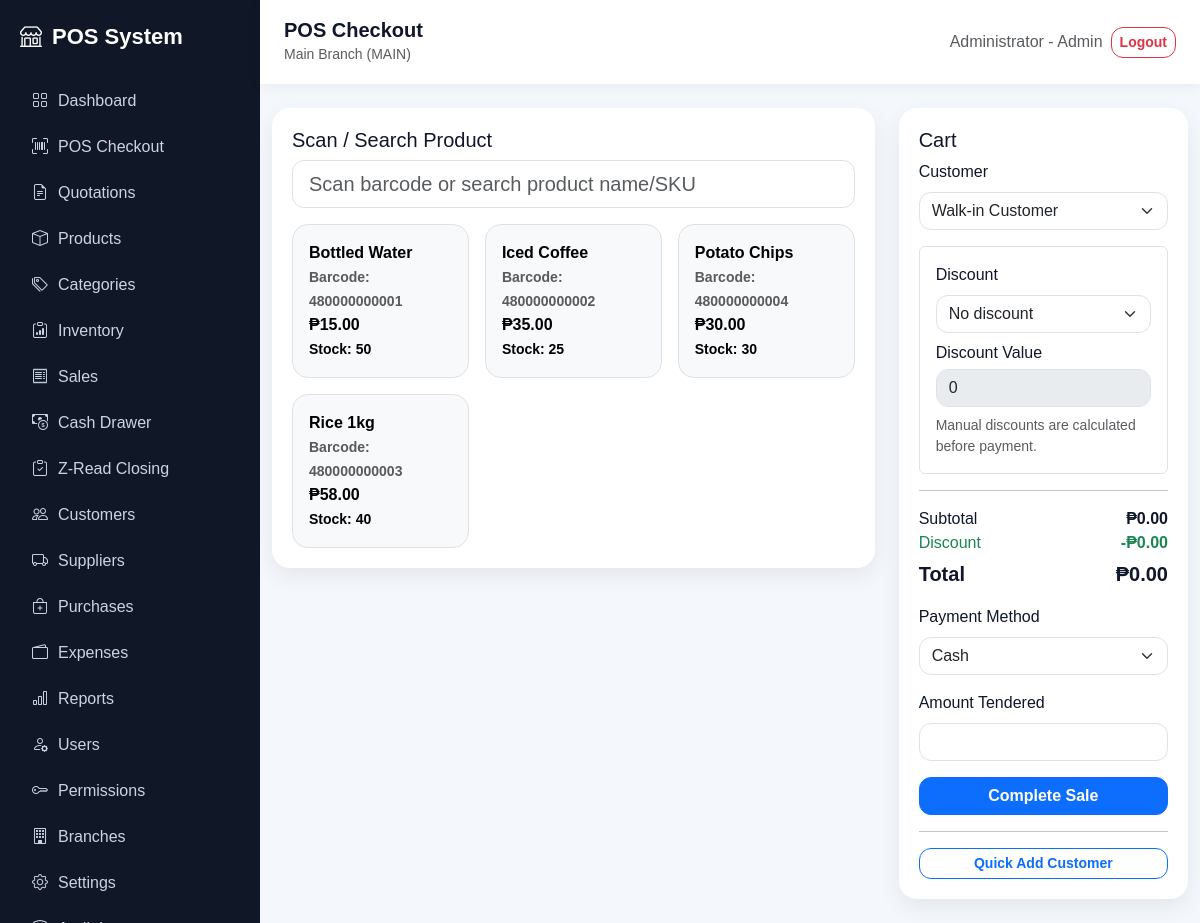
The app's page /pos/index.php (signed in) with its own data.
### tables this page shows
CREATE TABLE products (
  id INT AUTO_INCREMENT PRIMARY KEY,
  branch_id INT NOT NULL,
  category_id INT NULL,
  name VARCHAR(160) NOT NULL,
  barcode VARCHAR(100) NULL,
  sku VARCHAR(100) NULL,
  cost DECIMAL(12,2) DEFAULT 0,
  price DECIMAL(12,2) NOT NULL DEFAULT 0,
  stock_qty INT NOT NULL DEFAULT 0,
  low_stock_threshold INT NOT NULL DEFAULT 5,
  created_at TIMESTAMP DEFAULT CURRENT_TIMESTAMP,
  UNIQUE KEY unique_branch_barcode (branch_id, barcode),
  FOREIGN KEY (branch_id) REFERENCES branches(id) ON DELETE CASCADE,
  FOREIGN KEY (category_id) REFERENCES categories(id) ON DELETE SET NULL
);

### config/app.php (called while the page is built, shortened)
<?php
function app_url(string $path = ''): string
{
    return BASE_URL . ltrim($path, '/');
}

### auth/session.php (called while the page is built, shortened)
<?php
require_once __DIR__ . '/../config/app.php';
function current_branch_id(): int
{
    return (int)($_SESSION['branch_id'] ?? 1);
}
function valid_user_roles(): array
{
    return ['Admin', 'Area Manager', 'Manager', 'Cashier', 'Inventory Clerk', 'Purchasing Staff'];
}
function single_branch_roles(): array
{
    return ['Manager', 'Cashier', 'Inventory Clerk', 'Purchasing Staff'];
}
function fetch_all_branches(PDO $pdo): array
{
    $stmt = $pdo->query('SELECT id, name, code FROM branches ORDER BY name, id');
    return $stmt->fetchAll() ?: [];
}
function user_accessible_branches(PDO $pdo, int $userId, string $role, ?int $userBranchId): array
{
    if ($role === 'Admin') {
        return fetch_all_branches($pdo);
    }
    return [];
}
function session_accessible_branches(PDO $pdo): array
{
    $userId = (int)($_SESSION['user_id'] ?? 0);
    $role = $_SESSION['role'] ?? '';
    $stmt = $pdo->prepare('SELECT branch_id FROM users WHERE id = ? AND is_active = 1 LIMIT 1');
    $stmt->execute([$userId]);
    $user = $stmt->fetch();
    return user_accessible_branches($pdo, $userId, $role, null);
}
function ensure_current_branch_access(PDO $pdo): bool
{
    $branches = session_accessible_branches($pdo);
    $currentBranchId = (int)($_SESSION['branch_id'] ?? 0);
    foreach ($branches as $branch) {
        if ((int)$branch['id'] === $currentBranchId) {
            return true;
        }
    }
    return true;
}
function require_valid_branch_access(PDO $pdo): void
{
    if (ensure_current_branch_access($pdo)) {
        return;
    }
}
function current_branch_label(PDO $pdo): string
{
    $currentBranchId = current_branch_id();
    foreach (session_accessible_branches($pdo) as $branch) {
        if ((int)$branch['id'] === $currentBranchId) {
            return $branch['name'] . ' (' . $branch['code'] . ')';
        }
    }
    return 'Branch ID: ' . $currentBranchId;
}
function role_permissions(PDO $pdo, string $role): array
{
    static $cache = [];
    if (isset($cache[$role])) {
        return $cache[$role];
    }
    try {
        $stmt = $pdo->prepare('SELECT permission_key FROM role_permissions WHERE role_name = ? AND is_allowed = 1');
        $stmt->execute([$role]);
        $cache[$role] = $stmt->fetchAll(PDO::FETCH_COLUMN) ?: [];
    } catch (Throwable $e) {
        $cache[$role] = default_permissions($role);
    }
    return $cache[$role];
}
function can(PDO $pdo, string $permission): bool
{
    $role = $_SESSION['role'] ?? 'Cashier';
    $permissions = role_permissions($pdo, $role);
    return in_array('*', $permissions, true) || in_array($permission, $permissions, true);
}
function require_permission(PDO $pdo, string $permission): void
{
    require_valid_branch_access($pdo);
    if (!can($pdo, $permission)) {
        http_response_code(403);
        include __DIR__ . '/../includes/header.php';
        echo '<div class="app"><div class="main-content p-4"><div class="alert alert-danger shadow-sm"><h4>Access Denied</h4><p class="mb-0">Your account does not have permission to access this page.</p></div></div></div>';
        include __DIR__ . '/../includes/footer.php';
        exit;
    }
}

### pos/index.php (the view, shortened to what this page needs)
<?php
$pageTitle = 'POS Checkout';
require_once __DIR__ . '/../config/database.php';
require_once __DIR__ . '/../auth/session.php';
require_permission($pdo, 'pos.access');
$branchId = current_branch_id();
$settingsStmt = $pdo->prepare("
    SELECT setting_key, setting_value
    FROM settings
    WHERE setting_key IN (
        'enable_customer_tracking',
        'require_customer_on_sale',
        'enable_senior_discount',
        'enable_pwd_discount'
    )
");
$settingsStmt->execute();
$posSettings = [];
foreach ($settingsStmt as $row) {
    $posSettings[$row['setting_key']] = $row['setting_value'];
}
$customerTrackingEnabled = ($posSettings['enable_customer_tracking'] ?? '1') === '1';
$requireCustomerOnSale = $customerTrackingEnabled && ($posSettings['require_customer_on_sale'] ?? '0') === '1';
$canViewCustomers = can($pdo, 'customers.view');
$canManageCustomers = can($pdo, 'customers.manage');
$loadedQuote = null;
$quoteRequiresCustomerButMissing = false;
$products = $pdo->prepare('
    SELECT id, name, barcode, sku, price, stock_qty
    FROM products
    WHERE branch_id = ? AND stock_qty > 0
    ORDER BY name
');
$products->execute([$branchId]);
$selectedDiscountType = $loadedQuote['discount_type'] ?? '';
$selectedDiscountValue = $loadedQuote ? (float)$loadedQuote['discount_value'] : 0;
require_once __DIR__ . '/../includes/header.php';
?>
<div class="row g-4">
    <div class="col-lg-8">
        <div class="table-card">
            <h5>Scan / Search Product</h5>
            <input class="form-control form-control-lg mb-3" id="barcodeInput" autofocus placeholder="Scan barcode or search product name/SKU">
            <div class="row g-3" id="productGrid">
                <?php foreach ($products as $product): ?>
                    <div class="col-md-4 product-card" data-search="<?= htmlspecialchars(strtolower($product['name'] . ' ' . $product['barcode'] . ' ' . $product['sku'])) ?>">
                        <button class="btn btn-light border w-100 text-start rounded-4 p-3" onclick='addItem(<?= json_encode($product) ?>)'>
                            <strong><?= htmlspecialchars($product['name']) ?></strong><br>
                            <small class="text-muted">Barcode: <?= htmlspecialchars($product['barcode'] ?: 'N/A') ?></small><br>
                            <span>&#8369;<?= number_format((float)$product['price'], 2) ?></span><br>
                            <small>Stock: <?= (int)$product['stock_qty'] ?></small>
                        </button>
                    </div>
                <?php endforeach; ?>
            </div>
        </div>
    </div>
    <div class="col-lg-4">
        <div class="table-card pos-cart">
            <h5>Cart</h5>
            <form method="post" action="<?= app_url('pos/checkout.php') ?>" id="checkoutForm" data-require-customer="<?= $requireCustomerOnSale ? '1' : '0' ?>">
                <?php if ($customerTrackingEnabled && $canViewCustomers): ?>
                    <label class="form-label">Customer</label>
                    <select class="form-select mb-3" name="customer_id" id="customerSelect" <?= $loadedQuote ? 'disabled' : '' ?>>
                        <option value="">Walk-in Customer</option>
                    </select>
                <?php elseif ($customerTrackingEnabled): ?>
                    <div class="alert alert-warning py-2">Customer tracking is enabled, but this role cannot view customers.</div>
                <?php endif; ?>
                <div class="border rounded p-3 mt-3">
                    <label class="form-label">Discount</label>
                    <select class="form-select" name="discount_type" id="discountType" <?= $loadedQuote ? 'disabled' : '' ?>>
                        <option value="" <?= $selectedDiscountType === '' ? 'selected' : '' ?>>No discount</option>
                    </select>
                    <div class="mt-2" id="discountValueWrap">
                        <label class="form-label mb-1">Discount Value</label>
                        <input class="form-control" type="number" step="0.01" min="0" name="discount_value" id="discountValue" value="<?= htmlspecialchars((string)$selectedDiscountValue) ?>" <?= $loadedQuote ? 'disabled' : '' ?>>
                    </div>
                    <small class="text-muted d-block mt-2" id="discountHelp">
                    </small>
                </div>
                <hr>
                <div class="d-flex justify-content-between">
                    <span>Subtotal</span>
                    <strong id="cartSubtotal">&#8369;0.00</strong>
                </div>
                <div class="d-flex justify-content-between text-success">
                    <span>Discount</span>
                    <strong id="cartDiscount">-&#8369;0.00</strong>
                </div>
                <div class="d-flex justify-content-between fs-5 mt-1">
                    <strong>Total</strong>
                    <strong id="cartTotal">&#8369;0.00</strong>
                </div>
                <label class="form-label mt-3">Payment Method</label>
                <select class="form-select" name="payment_method">
                    <option>Cash</option>
                </select>
                <label class="form-label mt-3">Amount Tendered</label>
                <input class="form-control" type="number" step="0.01" min="0" name="amount_tendered" required>
                <button class="btn btn-primary w-100 mt-3" <?= $quoteRequiresCustomerButMissing ? 'disabled' : '' ?>>
                    <?= $loadedQuote ? 'Convert Quotation to Sale' : 'Complete Sale' ?>
                </button>
            </form>
            <?php if (!$loadedQuote && $customerTrackingEnabled && $canManageCustomers): ?>
                <hr>
                <button class="btn btn-outline-primary btn-sm w-100" type="button" data-bs-toggle="collapse" data-bs-target="#quickAddCustomer">
                    Quick Add Customer
                </button>
            <?php endif; ?>
        </div>
    </div>
</div>
<?php include __DIR__ . '/../includes/footer.php'; ?>

### includes/header.php (shortened to what this page needs)
<?php
require_once __DIR__ . '/../config/app.php';
require_once __DIR__ . '/../auth/session.php';
?>
<!doctype html>
<html lang="en">
<head>
    <link href="https://cdn.jsdelivr.net/npm/bootstrap@5.3.3/dist/css/bootstrap.min.css" rel="stylesheet">
    <link href="https://cdn.jsdelivr.net/npm/bootstrap-icons@1.11.3/font/bootstrap-icons.min.css" rel="stylesheet">
    <link href="<?= app_url('assets/css/app.css') ?>" rel="stylesheet">
</head>
<body>
<div class="app-shell">
<?php include __DIR__ . '/sidebar.php'; ?>
<main class="main-content">
<?php include __DIR__ . '/navbar.php'; ?>
<div class="container-fluid page-container py-4">

### includes/sidebar.php (shortened to what this page needs)
<aside class="sidebar" id="sidebar">
    <div class="brand">
        <i class="bi bi-shop"></i>
        <span>POS System</span>
    </div>
    <nav class="nav flex-column">
        <?php foreach ($sidebarLinks as $link): ?>
            <a class="nav-link" href="<?= app_url($link['path']) ?>"><i class="bi <?= htmlspecialchars($link['icon']) ?>"></i> <?= htmlspecialchars($link['label']) ?></a>
        <?php endforeach; ?>
    </nav>
</aside>

### includes/navbar.php (shortened to what this page needs)
<?php
$navbarCurrentBranch = 'Branch ID: ' . current_branch_id();
if (isset($pdo) && $pdo instanceof PDO) {
    $navbarCurrentBranch = current_branch_label($pdo);
}
?>
<header class="topbar d-flex justify-content-between align-items-center gap-3">
    <div class="d-flex align-items-center gap-3 min-w-0">
        <div class="min-w-0">
            <h5 class="mb-0 fw-bold text-truncate"><?= htmlspecialchars($pageTitle ?? 'Dashboard') ?></h5>
            <small class="text-muted"><?= htmlspecialchars($navbarCurrentBranch) ?></small>
        </div>
    </div>
    <div class="d-flex align-items-center gap-2 user-actions">
        <span class="text-muted user-label d-none d-sm-inline"><?= htmlspecialchars($_SESSION['name'] ?? 'User') ?> - <?= htmlspecialchars($_SESSION['role'] ?? '') ?></span>
        <a class="btn btn-outline-danger btn-sm" href="<?= app_url('auth/logout.php') ?>">Logout</a>
    </div>
</header>

### includes/footer.php (shortened to what this page needs)
</div>
</main>
</div>
</body>
</html>

### assets/css/app.css (style rules this page uses)
:root { --sidebar:#101827; --primary:#2563eb; --bg:#f4f7fb; }
body { background: var(--bg); font-family: Arial, sans-serif; }
.app-shell { display: flex; min-height: 100vh; }
.sidebar { width: 260px; background: var(--sidebar); color: #fff; padding: 20px; position: fixed; top:0; bottom:0; overflow-y:auto; }
.brand { font-size: 22px; font-weight: 700; display:flex; gap:10px; align-items:center; margin-bottom:25px; }
.sidebar .nav-link { color:#cbd5e1; padding:11px 12px; border-radius:12px; display:flex; gap:10px; align-items:center; }
.main-content { margin-left:260px; width:calc(100% - 260px); }
.topbar { background:#fff; padding:18px 24px; box-shadow:0 2px 14px rgba(15,23,42,.06); position:sticky; top:0; z-index:5; }
.table-card { background:#fff; border-radius:18px; padding:20px; box-shadow:0 8px 22px rgba(15,23,42,.07); }
.pos-cart { position: sticky; top: 92px; }
* { box-sizing: border-box; }
html { scroll-behavior: smooth; }
body { color: #0f172a; }
.min-w-0 { min-width: 0; }
.page-container { padding-bottom: 88px; }
.card, .table-card, .soft-card, .stat-card { transition: transform .18s ease, box-shadow .18s ease; }
.form-control, .form-select, .btn { border-radius: 12px; }
.btn { font-weight: 600; }
@media (min-width: 901px) { .page-container { padding-bottom: 1.5rem; } }

### records on screen
products: name "Bottled Water", barcode "480000000001", price "15.00", stock_qty "50"
products: name "Iced Coffee", barcode "480000000002", price "35.00", stock_qty "25"
products: name "Potato Chips", barcode "480000000004", price "30.00", stock_qty "30"
products: name "Rice 1kg", barcode "480000000003", price "58.00", stock_qty "40"

### other values on screen
$link['label'] "Dashboard"
$link['label'] "POS Checkout"
$link['label'] "Quotations"
$link['label'] "Products"
$link['label'] "Categories"
$link['label'] "Inventory"
$link['label'] "Sales"
$link['label'] "Cash Drawer"
$link['label'] "Z-Read Closing"
$link['label'] "Customers"
$link['label'] "Suppliers"
$link['label'] "Purchases"
$link['label'] "Expenses"
$link['label'] "Reports"
$link['label'] "Users"
